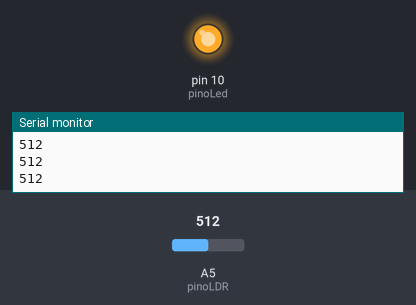
A sketch run on a simulated Arduino Uno, built with avr-gcc and run on an emulated ATmega328P. Shown: output pins drawn as LEDs (lit = HIGH), the last lines printed to the serial monitor. The test bench sets the inputs (shaded band); at power-on: A5 (pinoLDR) = 512.

Above: at 1.2 s.
1.3 s: A5 (pinoLDR) set to 364
2.8 s: A5 (pinoLDR) set to 337
At 3.1 s:
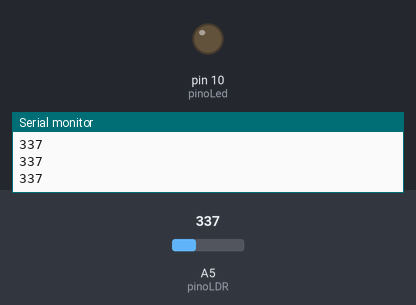
4.3 s: A5 (pinoLDR) set to 360
At 5.4 s:
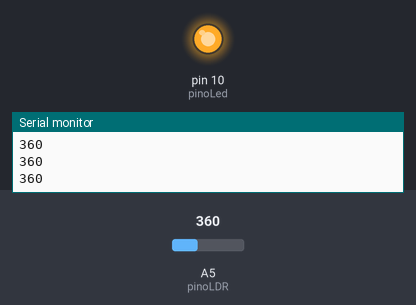
5.8 s: A5 (pinoLDR) set to 340
At 6.6 s:
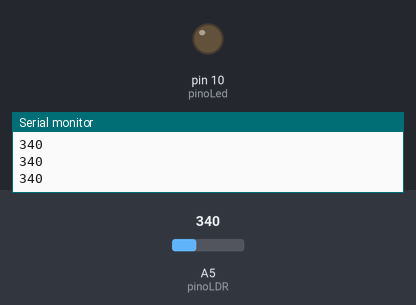
Timing chart, 0 to 8.3 s (numbered marks = the images above; inputs shaded):
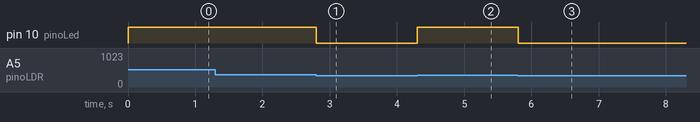

Measured:
- the behaviour switches between 351 and 350 on A5 (pinoLDR) (found by bisection; images 0 and 1)
- after the input at 2.8 s, pin 10 (pinoLed): HIGH → LOW at once
- after the input at 4.3 s, pin 10 (pinoLed): LOW → HIGH at once
- after the input at 5.8 s, pin 10 (pinoLed): HIGH → LOW at once

The sketch:

LDR.ino
```cpp
const int pinoLed = 10; //PINO DIGITAL UTILIZADO PELO LED
const int pinoLDR = A5; //PINO ANALÓGICO UTILIZADO PELO LDR

void setup(){
  pinMode(pinoLed, OUTPUT); //DEFINE O PINO COMO SAÍDA
  pinMode(pinoLDR, INPUT); //DEFINE O PINO COMO ENTRADA
  Serial.begin(9600);
}
void loop(){
  Serial.println(analogRead(pinoLDR));
  if(analogRead(pinoLDR) > 350 ){ //SE O VALOR LIDO FOR MAIOR QUE 600, FAZ
    digitalWrite(pinoLed, HIGH); //ACENDE O LED
  }
  else{ //SENÃO, FAZ
    digitalWrite(pinoLed, LOW); //APAGA O LED
  }
}
```
